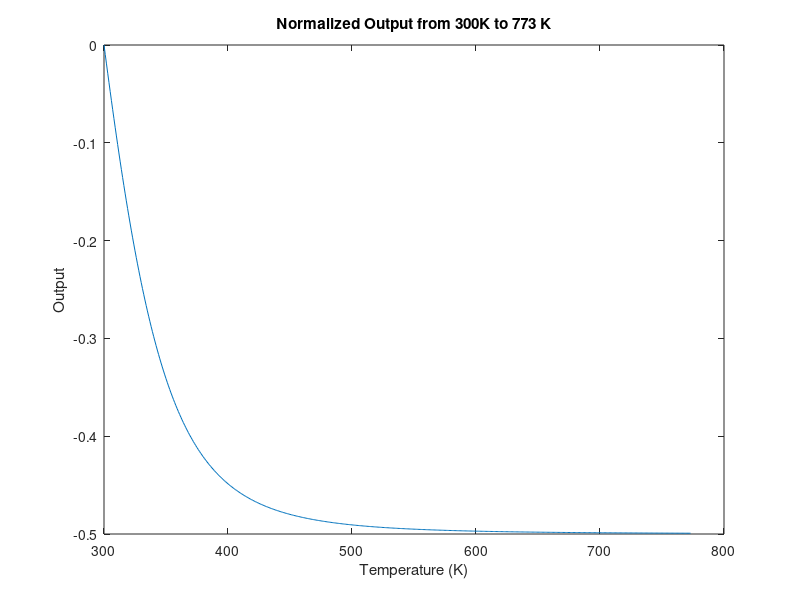

The MATLAB source for this figure:
clc; close all
Ro=1000; %Ohm
To=300; %K
B=3500;
T=773; %K
T_range=To:T;

for i=1:length(T_range)
   
  R=exp(B*((1/T_range(i))-(1/To)));  
  R_out(i)=(R/(R+1))-.5;
    
end    

figure;
plot(T_range,R_out);
ylabel('Output');
xlabel('Temperature (K)');
title ('Normalized Output from 300K to 773 K');

